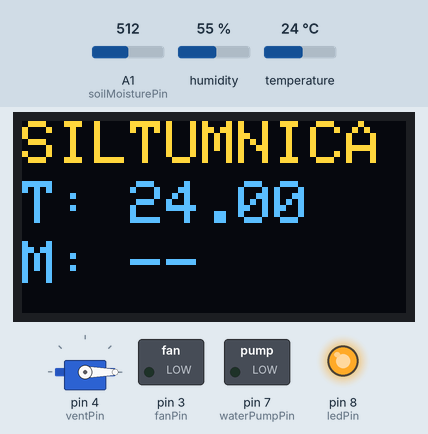
Recording of a sketch running on a simulated Arduino Uno, built with avr-gcc and run on an emulated ATmega328P. Shown: 128×64 one-colour display, servo, switched loads named in the sketch (green lamp = pin HIGH), output pins drawn as LEDs (lit = HIGH). The inputs (shaded band) are chosen by the test bench; at power-on: A1 (soilMoisturePin) = 512, temperature 24 °C, humidity 55 %. The OLED is the two-colour kind (top 16 rows yellow); the display library's start-up logo is not drawn; what the sketch prints to the serial monitor is not drawn.

Above: at 3.2 s.
3.3 s: A1 (soilMoisturePin) set to 392
5.2 s: A1 (soilMoisturePin) set to 370
At 6.5 s:
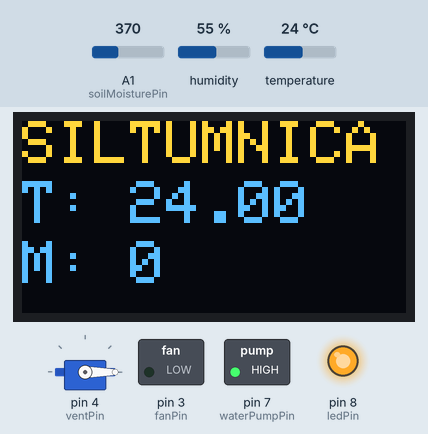
12.6 s: temperature set to 26 °C
At 14.6 s:
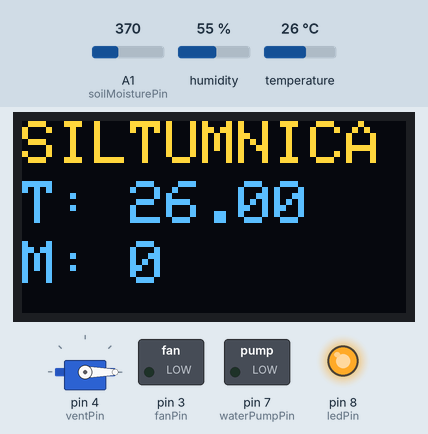
15.6 s: temperature set to 29 °C
At 18.2 s:
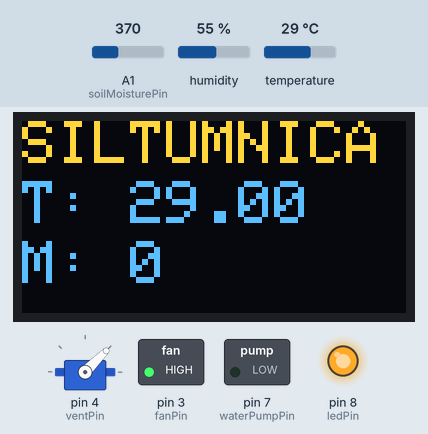
18.6 s: temperature set to 26 °C
At 20.4 s:
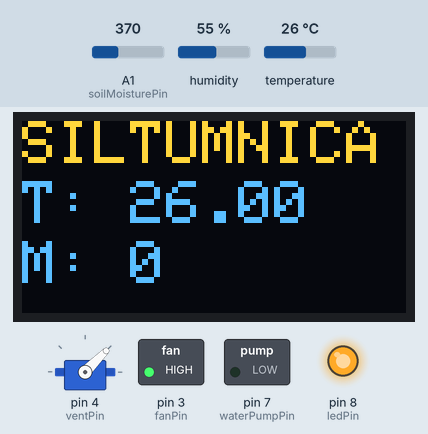
21.6 s: temperature set to 23 °C
At 23.9 s:
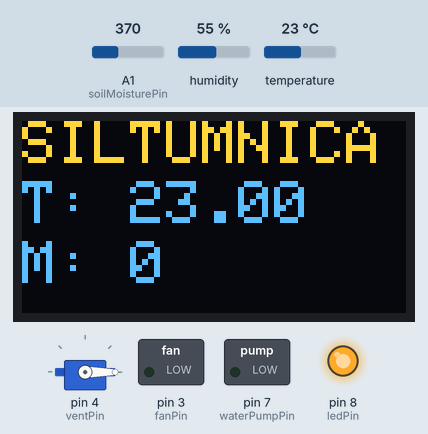
Timing chart, 0 to 25.4 s (numbered marks = the images above; inputs shaded):
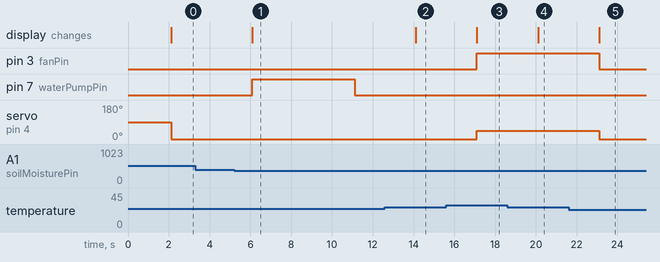

Measured:
- the behaviour switches between 381 and 380 on A1 (soilMoisturePin) (found by bisection; images 0 and 1)
- the behaviour switches between 27 and 28 °C on temperature (found by bisection; images 2 and 3)
- the behaviour switches between 25 and 24 °C on temperature (found by bisection; images 4 and 5)
- after the input at 3.3 s, every drawn part: stays the same
- after the input at 5.2 s, pin 7 (waterPumpPin): LOW → HIGH after 0.89 s, → LOW 5.0 s later; the display: changes after 0.89 s (image 1)
- after the input at 12.6 s, the display: changes after 1.5 s (image 2)
- after the input at 15.6 s, pin 3 (fanPin): LOW → HIGH after 1.5 s; servo on pin 4 (ventPin): 0° → 45° after 1.5 s; the display: changes after 1.5 s (image 3)
- after the input at 18.6 s, the display: changes after 1.5 s (image 4)
- after the input at 21.6 s, pin 3 (fanPin): HIGH → LOW after 1.5 s; servo on pin 4 (ventPin): 45° → 0° after 1.5 s; the display: changes after 1.5 s (image 5)

The sketch:

growhouse.ino
```cpp
/*
 * Automated Growhouse
 * Agris Miezitis
 *
 * Three control loops on one Arduino: irrigation, ventilation and lighting.
 * Nothing in loop() blocks, so all three keep running at the same time.
 *
 * Hardware:
 *   Soil moisture - capacitive sensor v2.0 on A1 (reads high when dry)
 *   Temperature   - DHT11 on D2
 *   Pump          - 5 V pump on D7
 *   Fan           - 12 V fan on D3
 *   Vent hatch    - servo on D4
 *   Grow lamp     - 230 V lamp through a relay on D8
 *   Display       - SSD1306 OLED over I2C
 */

#include <Wire.h>
#include <Adafruit_GFX.h>
#include <Adafruit_SSD1306.h>
#include <DHT.h>
#include <Servo.h>

#define SCREEN_WIDTH 128
#define SCREEN_HEIGHT 64

Adafruit_SSD1306 display(SCREEN_WIDTH, SCREEN_HEIGHT, &Wire, -1);
DHT dht(2, DHT11);
Servo ventServo;

int fanPin = 3;
int ventPin = 4;
int waterPumpPin = 7;
int ledPin = 8;
int soilMoisturePin = A1;

/* Pump timing. The lockout is the important part: soil that has just been
 * watered still reads dry, because the water has not soaked in yet. Without
 * the wait the pump would start again on every reading and drown the plant. */
const unsigned long pumpRunDuration = 5000;        // 5 seconds
const unsigned long pumpLockoutDuration = 300000;  // 5 minutes

const unsigned long halfDay = 12UL * 60 * 60 * 1000;
const unsigned long sensorInterval = 1000;         // the DHT11 cannot be read faster

/* Soil sensor calibration, measured with this sensor. A capacitive sensor
 * gives a high reading in dry soil and a low one in wet soil. */
const int dry = 330;
const int wet = 196;
const int sensorMargin = 50;       // a reading outside this band means a broken sensor
const int moistureThreshold = 50;  // water when moisture drops to this or below

enum State {
  WAITING,
  PUMP_ON,
  PUMP_OFF
};

State currentState = WAITING;
unsigned long pumpTimer = 0;
unsigned long lightTimer = 0;
unsigned long sensorTimer = 0;

float temperature = NAN;
int percentageMoisture = 0;
bool soilSensorOK = false;
bool displayWorking = true;

void setup() {
  Serial.begin(9600);

  /* If the display does not start, carry on without it. Watering and
   * ventilation matter more than the screen. */
  if (!display.begin(SSD1306_SWITCHCAPVCC, 0x3C)) {
    Serial.println(F("SSD1306 not found, running without the display"));
    displayWorking = false;
  } else {
    display.display();
    delay(2000);
    display.clearDisplay();
  }

  pinMode(fanPin, OUTPUT);
  pinMode(waterPumpPin, OUTPUT);
  pinMode(ledPin, OUTPUT);

  dht.begin();
  ventServo.attach(ventPin);   // the servo library takes care of this pin
  digitalWrite(ledPin, HIGH);
}

void loop() {
  unsigned long currentMillis = millis();

  // ---------- Read the sensors once a second ----------
  if (currentMillis - sensorTimer >= sensorInterval) {
    sensorTimer = currentMillis;
    readSoil();
    readTemperature();
    updateDisplay();
  }

  // ---------- Irrigation ----------
  switch (currentState) {
    case WAITING:
      // Only water if the sensor reading makes sense and the soil is dry.
      if (soilSensorOK && percentageMoisture <= moistureThreshold) {
        currentState = PUMP_ON;
        digitalWrite(waterPumpPin, HIGH);
        pumpTimer = currentMillis;
      }
      break;

    case PUMP_ON:
      if (currentMillis - pumpTimer >= pumpRunDuration) {
        currentState = PUMP_OFF;
        digitalWrite(waterPumpPin, LOW);
        pumpTimer = currentMillis;
      }
      break;

    case PUMP_OFF:
      if (currentMillis - pumpTimer >= pumpLockoutDuration) {
        currentState = WAITING;
      }
      break;
  }

  // ---------- Ventilation ----------
  /* The 2 degree gap between the two limits is deliberate. With one setpoint
   * the fan would switch on and off constantly around that temperature. */
  if (!isnan(temperature)) {
    if (temperature > 27) {
      digitalWrite(fanPin, HIGH);
      ventServo.write(45);
    } else if (temperature < 25) {
      digitalWrite(fanPin, LOW);
      ventServo.write(0);
    }
  }

  // ---------- Grow lamp, 12 hours on and 12 hours off ----------
  if (currentMillis - lightTimer >= halfDay) {
    digitalWrite(ledPin, !digitalRead(ledPin));
    lightTimer = currentMillis;
  }
}

void readSoil() {
  int sensorVal = analogRead(soilMoisturePin);

  /* An unplugged sensor floats to one end of the range. Without this check
   * it reads as bone dry and the pump runs on every cycle. */
  soilSensorOK = (sensorVal >= wet - sensorMargin && sensorVal <= dry + sensorMargin);

  if (!soilSensorOK) {
    Serial.print(F("Soil sensor reading out of range ("));
    Serial.print(sensorVal);
    Serial.println(F("), not watering. Check the sensor."));
    return;
  }

  // dry maps to 0 % and wet maps to 100 %, so this really is moisture.
  percentageMoisture = constrain(map(sensorVal, dry, wet, 0, 100), 0, 100);

  Serial.print(F("Soil moisture: "));
  Serial.print(percentageMoisture);
  Serial.println(F("%"));
}

void readTemperature() {
  temperature = dht.readTemperature();

  if (isnan(temperature)) {
    Serial.println(F("Error reading temperature. Check the DHT sensor."));
    return;
  }

  Serial.print(F("Temperature: "));
  Serial.println(temperature);
}

void updateDisplay() {
  if (!displayWorking) {
    return;
  }

  display.clearDisplay();
  display.setTextSize(2);
  display.setTextColor(SSD1306_WHITE);

  display.setCursor(0, 0);
  display.print(F("SILTUMNICA"));

  display.setCursor(0, 20);
  display.print(F("T: "));
  if (isnan(temperature)) {
    display.println(F("--"));
  } else {
    display.println(temperature);
  }

  display.setCursor(0, 40);
  display.print(F("M: "));
  if (soilSensorOK) {
    display.println(percentageMoisture);   // no % sign, matching the build photo
  } else {
    display.println(F("--"));
  }

  display.display();
}
```
